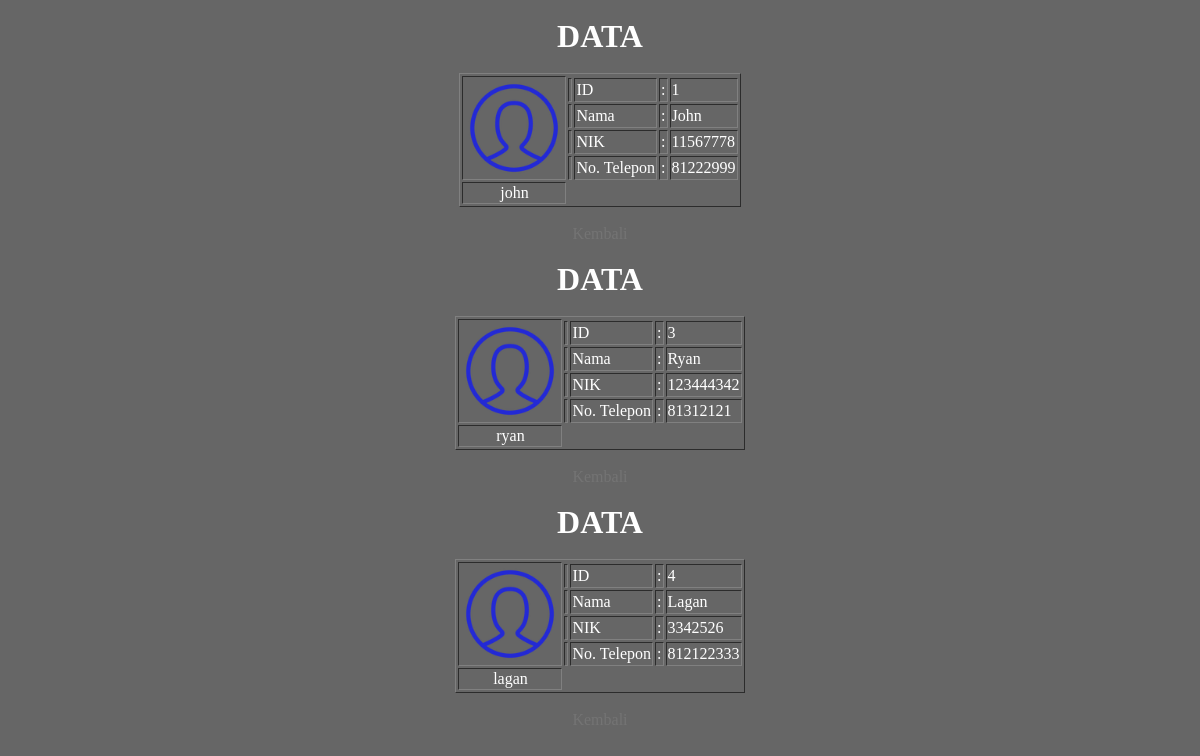
The app's page /proyek_11419013/data_anggota.php with its own data.
### tables this page shows
CREATE TABLE `anggota` (
  `id_anggota` int(122) NOT NULL,
  `nama` varchar(122) NOT NULL,
  `nik` int(122) NOT NULL,
  `no_telepon` int(122) NOT NULL,
  `username` varchar(122) NOT NULL
);

### proyek_11419013/data_anggota.php (the view, shortened to what this page needs)
<link rel="stylesheet" href="style.css">
<?php
    $database = new mysqli('127.0.0.1', 'root', '', 'library_b_app');
    $username = $_SESSION['username'];
    $data = "SELECT * FROM anggota WHERE
            id_anggota LIKE '%$username%'
            OR nama LIKE '%$username%'
            OR nik LIKE '%$username%'
            OR no_telepon LIKE '%$username%'
            OR username LIKE '%$username%'";
    $result_set = $database -> query($data);
    while($row = $result_set -> fetch_assoc()){
        if($username == $row['id_anggota'] OR $row['nama'] OR $row['nik']
        OR $row['no_telepon'] OR $row['username']){
?>
<center><br>
    <div class="data_anggota">
        <h1>DATA</h1><br>
        <table border="1">
            <tr><td rowspan="5"><img src="ikon/user.ico" height="100" width="100"></td></tr>
            <tr><td></td><td>ID</td><td>:</td><td width="60px"><?php echo $row['id_anggota']; ?></td></tr>
            <tr><td></td><td>Nama</td><td>:</td><td width="60px"><?php  echo $row['nama']; ?></td></tr>
            <tr><td></td><td>NIK</td><td>:</td><td width="60px"><?php echo $row['nik']; ?></td></tr>
            <tr><td></td><td>No. Telepon</td><td>:</td><td width="60px"><?php echo $row['no_telepon']; ?></td></tr>
            <tr><td rowspan="" align="center"><?php echo $row['username']; ?></td></tr>
        </table><br>
        <a href="home_anggota.php">Kembali</a>
    </div>
</center>
<?php
        }
    }
?>

### proyek_11419013/style.css (style rules this page uses)
* { font-family: "Times New Roman", Times, serif; margin: 0px; }
a { color: rgb(116, 116, 116); text-decoration: none; }

### records on screen
anggota: id_anggota "1", nama "John", nik "11567778", no_telepon "81222999", username "john"
anggota: id_anggota "3", nama "Ryan", nik "123444342", no_telepon "81312121", username "ryan"
anggota: id_anggota "4", nama "Lagan", nik "3342526", no_telepon "812122333", username "lagan"
